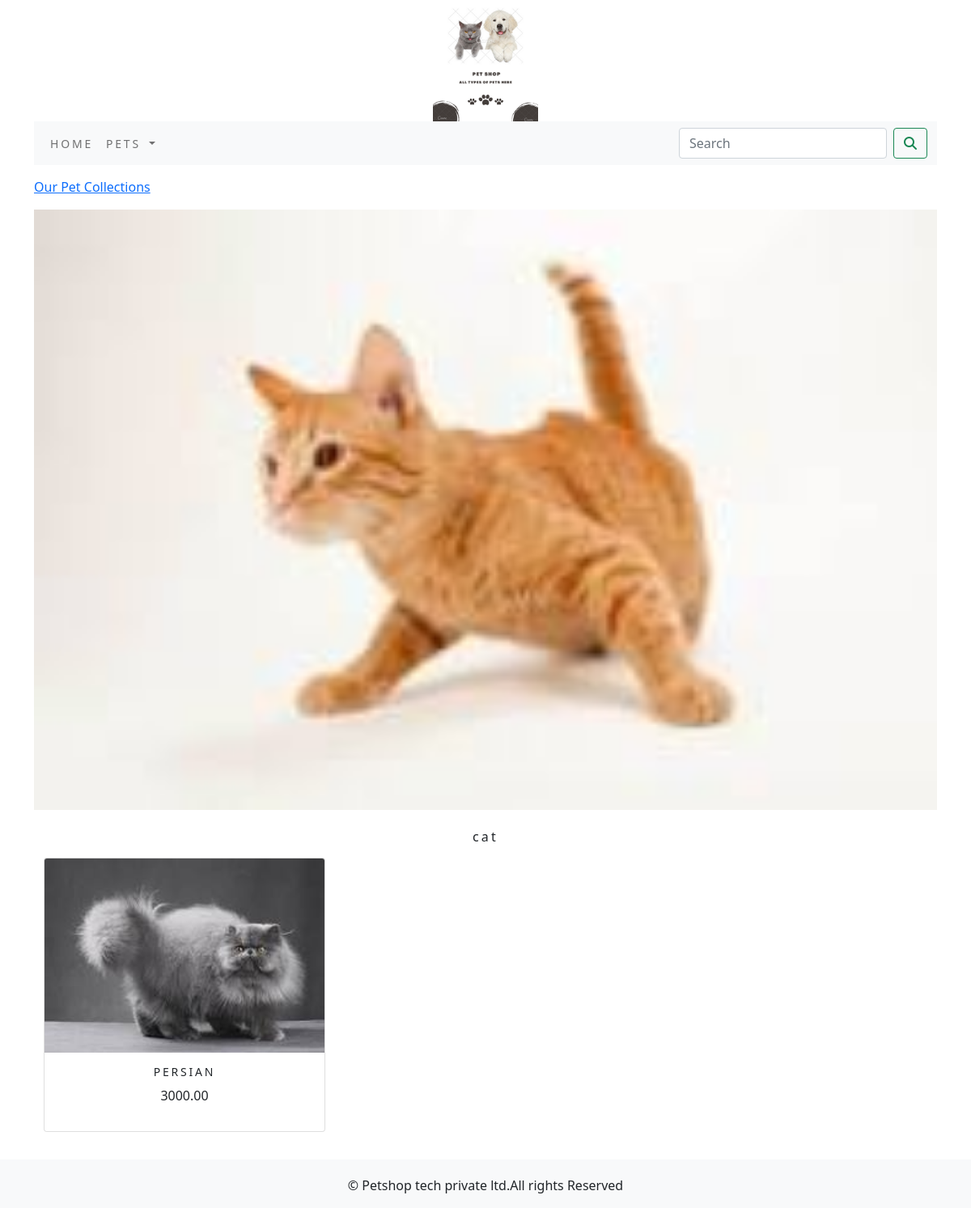
Screenshot of /shop/cat/ with the database file from the repository.
### shop/models.py (models this page shows, shortened)
class Category(models.Model):
    name=models.CharField(max_length=250,unique=True)
    slug=models.SlugField(max_length=250,unique=True)
    description=models.TextField(blank=True)
    image=models.ImageField(upload_to='category',blank=True)
    class Meta:
         ordering=('name',)
         verbose_name='category'
         verbose_name_plural='categories'
    def get_url(self):
        return reverse('shop:products_by_category',args=[self.slug])

class Product(models.Model):
    name=models.CharField(max_length=250,unique=True)
    slug=models.SlugField(max_length=250,unique=True)
    description=models.TextField(blank=True)
    price=models.DecimalField(max_digits=10,decimal_places=2)
    category=models.ForeignKey(Category,on_delete=models.CASCADE)
    image=models.ImageField(upload_to='product',blank=True)
    stock=models.IntegerField()
    available=models.BooleanField(default=True)
    created=models.DateTimeField(auto_now_add=True)
    updated=models.DateTimeField(auto_now=True)
    def get_url(self):
        return reverse('shop:prodCatdetail',args=[self.category.slug,self.slug])
    class Meta:
        ordering=('name',)
        verbose_name='product'
        verbose_name_plural='products'

### shop/views.py (the view)
# urls.py: path('',views.allProdCat,name='allProdCat'),
def allProdCat(request,c_slug=None):
    c_page=None
    products_list=None
    if c_slug!=None:
        c_page=get_object_or_404(Category,slug=c_slug)
        products_list=Product.objects.all().filter(category=c_page,available=True)
    else:
        products_list=Product.objects.all().filter(available=True)
    paginator=Paginator(products_list,6)
    try:
        page=int(request.GET.get('page','1'))
    except:
        page=1
    try:
        products=paginator.page(page)
    except(EmptyPage,InvalidPage):
        products=paginator.page(paginator.num_pages)
    return  render(request,"category.html",{'category':c_page,'products':products})

### cart/context_processors.py (called while the page is built)
def counter(request):
    item_count=0
    if 'admin' in request.path:
        return {}
    else:
        try:
            cart=Cart.objects.filter(cart_id=_cart_id(request))
            car_items=CartItem.objects.all().filter(cart=cart[:1])
            for cart_item in car_items:
                item_count += cart_item.quantity
        except Cart.DoesNotExist:
            item_count =0
    return dict(item_count=item_count)

### cart/views.py (called while the page is built)
def _cart_id(request):
    cart=request.session.session_key
    if not cart:
        cart=request.session.create()
    return cart

### shop/context_processors.py (called while the page is built)
def menu_links(request):
    links=Category.objects.all()
    return dict(links=links)

### template/category.html (shortened to what this page needs)
{% extends 'base.html' %}
{% load static %}
{% block content %}
   {% if category %}
<div>
    <div class="row my_row_class">
        <div class="mx-auto">
        <p><a href="{% url 'shop:allProdCat' %}">Our Pet Collections</a></p>
    </div>
          </div>
   {% endif %}
<div class="mx_auto">
    {% if category %}
    <img class="my_image" src="{{category.image.url}}" alt="{{category.name}}">
</div> <br>
<div>
    <h1 class="text-center my_title">{{category.name}}</h1>
</div>
  {% endif %}
<div class="container">
    <div class="row mx_auto">
        {% for product in products.object_list %}
        <div class="my_bottom_margin col-9 col-sm-12 col-md-4  col-lg-4">
            <div class="card text-center" style="min-width:18rem;">
                <a href="{{product.get_url}}"><img class="card-img-top my_image" src="{{product.image.url}}" width="10px;" height="150px;" alt="{{product.name}}" ></a>
            <div class="card-body">
                <h4>{{product.name}}</h4>
                <p>{{product.price}}</p>
            </div>
            </div>
        </div>
   {% endfor %}
    </div>
    <br>
</div>
    </div>
{% endblock %}

### static/css/custom.css (style rules this page uses)
body { font-family: 'Roboto', sans-serif; }
.my_row_class { padding-top :15px; }
.my_image { width:100%; height:auto; }
.my_title { font-size:16px; text_transform:uppercase; letter-spacing:.2em; }
.my_bottom_margin { margin-bottom:10px; }
.card-body h4 { font-size:14px; text-transform:uppercase; letter-spacing:.2em }

### rows the page displays
Category: image (picture), name "cat"
Product: image (picture), name "PERSIAN", price "3000.00"
